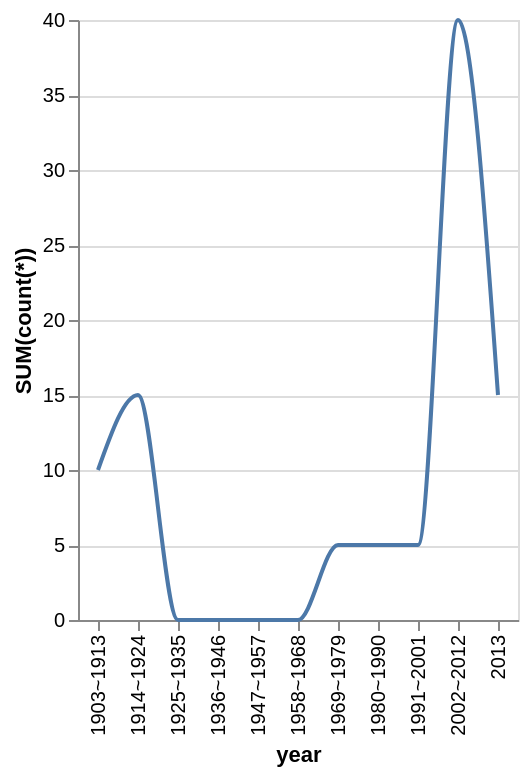

Express this chart as Vega-Lite.
### Vega-Lite specification from a JSON file in a GitHub repository (floating-point values rounded to 4 significant figures)
{"data": {"values": [{"x_data": "1903~1913", "y_data": 10}, {"x_data": "1914~1924", "y_data": 15}, {"x_data": "1925~1935", "y_data": 0}, {"x_data": "1936~1946", "y_data": 0}, {"x_data": "1947~1957", "y_data": 0}, {"x_data": "1958~1968", "y_data": 0}, {"x_data": "1969~1979", "y_data": 5}, {"x_data": "1980~1990", "y_data": 5}, {"x_data": "1991~2001", "y_data": 5}, {"x_data": "2002~2012", "y_data": 40}, {"x_data": "2013", "y_data": 15}]}, "mark": {"type": "line", "interpolate": "monotone"}, "encoding": {"x": {"field": "x_data", "type": "nominal", "title": "year", "sort": "ascending"}, "y": {"field": "y_data", "type": "quantitative", "title": "SUM(count(*))"}}}
